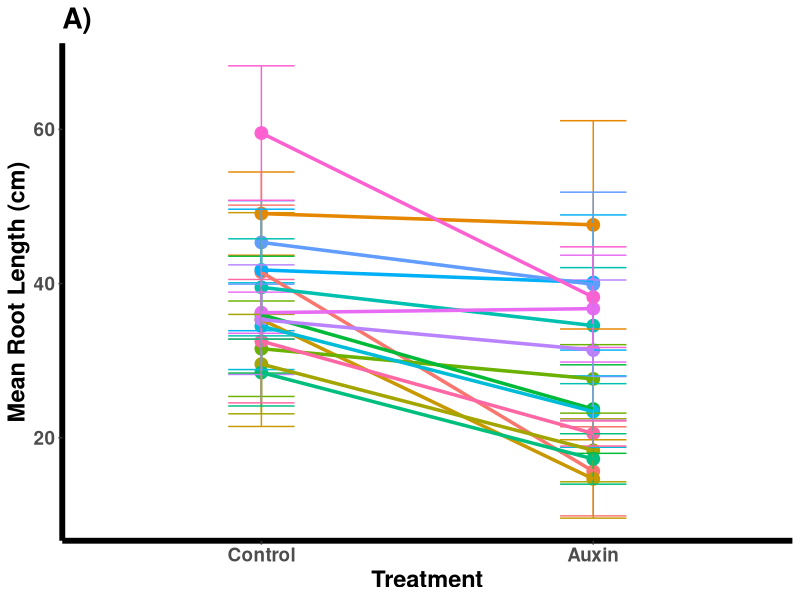
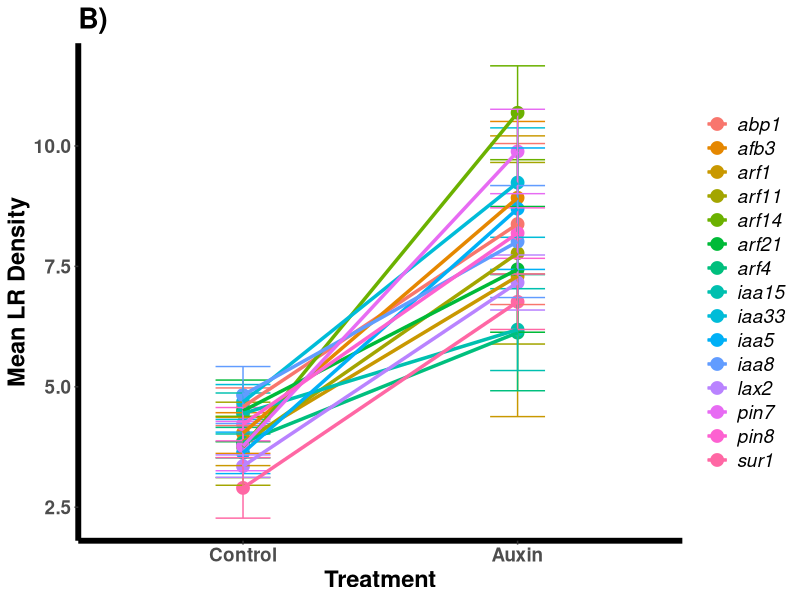

Write R code to recreate these figures, in order. (Note: this script raises an error after producing the figures.)
rm(list = ls(all = TRUE)) 

library(readr)
library(ggplot2)
library(dplyr)
library(tidyr)
library(stringr)
library(car)
library(lme4)
library(lmerTest)
library(gridExtra)

# Load data
df <- read.csv("./data/combined_data_clean.csv") 
df$mutant <- ifelse(is.na(df$PA.group), "N", "Y")

# Create new variables
df$LR.density <- ifelse(df$collection.time == "14d", (df$upper.LR.count + df$mid.LR.count + df$lower.LR.count) / df$primary.length, 
                        ifelse(df$collection.time =="21d", (df$mid.LR.count + df$lower.LR.count) / ((2/3)*df$primary.length), NA))
df$avg.fruit.length = (df$basal.fruit.length + df$mid.fruit.length + df$upper.fruit.length) / 3
df$fitness = df$avg.fruit.length * df$fruit.num

# Change collection time names
df$plant.age <- ifelse(df$collection.time == '14d', 14, ifelse(
  df$collection.time == '21d', 21, 44))

# Order PA.groups
df$PA.group <- as.factor(df$PA.group)
df$PA.group <- ordered(df$PA.group, levels = c('0', '1+2', '>2'))


# Figure 1 14d Mean Root Length & LR Density by Treatment -----------------
df$gene <- str_to_lower(df$gene)

Fig1A_sum <- df %>%
  filter(treatment != "promix") %>% filter(collection.time == "14d") %>%
  filter(gene != "phytometer") %>%
  group_by(treatment, gene) %>%
  summarise(mean_Length.cm. = mean(Length.cm., na.rm=T),
            Length.cm._sd = sd(Length.cm.,na.rm=T), Length.cm._samp = n()) %>%
  mutate(Length.cm..stderr = Length.cm._sd/sqrt(Length.cm._samp))

Fig1A <- Fig1A_sum %>% 
  ggplot(aes(x = treatment, y = mean_Length.cm., color = gene)) + geom_point(size = 4) +
  geom_errorbar((aes(ymin = mean_Length.cm. - Length.cm..stderr,
                     ymax = mean_Length.cm. + Length.cm..stderr)), width = .2) +
  stat_summary(aes(group = gene), geom = "line", fun.y = mean, size = 1.2) +
  scale_color_discrete(name = "Genotype") +
  ylab("Mean Root Length (cm)") +
  scale_x_discrete(labels = c('Control', "Auxin")) +
  theme_classic() +
  ggtitle("A)") +
  theme(legend.position = "none",
        text=element_text(size=17, face='bold'),
        legend.text=element_text(face="italic"),
        legend.title=element_blank(),
        axis.line = element_line(size=2)) + xlab("Treatment")

Fig1B_sum <- df %>%
  filter(treatment != "promix") %>% filter(collection.time == "14d") %>%
  filter(gene != "phytometer") %>%
  group_by(treatment, gene) %>%
  summarise(mean_LR.density = mean(LR.density, na.rm=T),
            LR.density_sd = sd(LR.density,na.rm=T), LR.density_samp = n()) %>%
  mutate(LR.density.stderr = LR.density_sd/sqrt(LR.density_samp))

Fig1B <- Fig1B_sum %>% 
  ggplot(aes(x = treatment, y = mean_LR.density, color = gene)) + geom_point(size = 4) +
  geom_errorbar((aes(ymin = mean_LR.density - LR.density.stderr,
                     ymax = mean_LR.density + LR.density.stderr)), width = .2) +
  stat_summary(aes(group = gene), geom = "line", fun.y = mean, size = 1.2) +
  scale_color_discrete(name = "Genotype") +
  ylab("Mean LR Density") +
  scale_x_discrete(labels = c('Control', "Auxin")) +
  theme_classic() +
  ggtitle("B)") +
  theme(legend.position = "right",
        text=element_text(size=17, face='bold'),
        legend.text=element_text(face="italic"),
        legend.title=element_blank(),
        axis.line = element_line(size=2)) + xlab("Treatment")

pdf(file = './figs/Figure1.pdf', height = 5, width = 10)
grid.arrange(Fig1A, Fig1B, nrow = 1, widths=c(1,1.25))
dev.off()

# Figure 2 14d Mean Root Length & Aboveground Mass by Treatment ------------

df$gene <- str_to_lower(df$gene)

Fig2C_sum <- df %>%
  filter(treatment != "promix") %>% filter(collection.time == "21d") %>%
  filter(gene != "phytometer") %>%
  group_by(treatment, gene) %>%
  summarise(mean_above.ground.mass.mg = mean(above.ground.mass.mg, na.rm=T),
            above.ground.mass.mg_sd = sd(above.ground.mass.mg,na.rm=T), above.ground.mass.mg_samp = n()) %>%
  mutate(above.ground.mass.mg.stderr = above.ground.mass.mg_sd/sqrt(above.ground.mass.mg_samp))

Fig2C <- Fig2C_sum %>% 
  ggplot(aes(x = treatment, y = mean_above.ground.mass.mg, color = gene)) + geom_point(size = 4) +
  geom_errorbar((aes(ymin = mean_above.ground.mass.mg - above.ground.mass.mg.stderr,
                     ymax = mean_above.ground.mass.mg + above.ground.mass.mg.stderr)), width = .2) +
  stat_summary(aes(group = gene), geom = "line", fun.y = mean, size = 1.2) +
  scale_color_discrete(name = "Genotype") +
  ylab("Mean Aboveground Mass (mg)") +
  scale_x_discrete(labels = c('Control', "Auxin")) +
  theme_classic() +
  ggtitle("A)") +
  theme(legend.position = "none",
        text=element_text(size=17, face='bold'),
        legend.text=element_text(face="italic"),
        legend.title=element_blank(),
        axis.line = element_line(size=2)) + xlab("Treatment")

Fig2D_sum <- df %>%
  filter(treatment != "promix") %>% filter(collection.time == "21d") %>%
  filter(gene != "phytometer") %>%
  group_by(treatment, gene) %>%
  summarise(mean_Length.cm. = mean(Length.cm., na.rm=T),
            Length.cm._sd = sd(Length.cm.,na.rm=T), Length.cm._samp = n()) %>%
  mutate(Length.cm..stderr = Length.cm._sd/sqrt(Length.cm._samp))

Fig2D <- Fig2D_sum %>% 
  ggplot(aes(x = treatment, y = mean_Length.cm., color = gene)) + geom_point(size = 4) +
  geom_errorbar((aes(ymin = mean_Length.cm. - Length.cm..stderr,
                     ymax = mean_Length.cm. + Length.cm..stderr)), width = .2) +
  stat_summary(aes(group = gene), geom = "line", fun.y = mean, size = 1.2) +
  scale_color_discrete(name = "Genotype") +
  ylab("Mean Root Length (cm)") +
  scale_x_discrete(labels = c('Control', "Auxin")) +
  theme_classic() +
  ggtitle("B)") +
  theme(legend.position = "right",
        text=element_text(size=17, face='bold'),
        legend.text=element_text(face="italic"),
        legend.title=element_blank(),
        axis.line = element_line(size=2)) + xlab("Treatment")

pdf(file = './figs/Figure2.pdf', height = 5, width = 10)
grid.arrange(Fig2C, Fig2D, nrow = 1, widths=c(1,1.25))
dev.off()

# Figure 3 Mature Mean Root Length & Days to Flower by Treatment ------------

# Get gene names
temp <- df %>% filter(collection.time == "14d" & gene != "phytometer") %>%
  count(gene, locus_capt)
temp$mutant_gene <- temp$gene
df <- temp %>% select(mutant_gene, locus_capt) %>% right_join(df)
df$gene <- df$mutant_gene

Fig3E_sum <- df %>%
  filter(treatment != "promix") %>% filter(collection.time == "fruit") %>%
  filter(gene != "phytometer") %>%
  group_by(treatment, gene) %>%
  summarise(mean_day.to.flower = mean(day.to.flower, na.rm=T),
            day.to.flower_sd = sd(day.to.flower,na.rm=T), day.to.flower_samp = n()) %>%
  mutate(day.to.flower.stderr = day.to.flower_sd/sqrt(day.to.flower_samp))
Fig3E_sum$gene <- str_to_lower(Fig3E_sum$gene)

Fig3E <- Fig3E_sum %>% 
  ggplot(aes(x = treatment, y = mean_day.to.flower, color = gene)) + geom_point(size = 4) +
  geom_errorbar((aes(ymin = mean_day.to.flower - day.to.flower.stderr,
                     ymax = mean_day.to.flower + day.to.flower.stderr)), width = .2) +
  stat_summary(aes(group = gene), geom = "line", fun.y = mean, size = 1.2) +
  scale_color_discrete(name = "Genotype") +
  ylab("Mean Days to Flower") +
  scale_x_discrete(labels = c('Control', "Auxin")) +
  theme_classic() +
  ggtitle("A)") +
  theme(legend.position = "none",
        text=element_text(size=17, face='bold'),
        legend.text=element_text(face="italic"),
        legend.title=element_blank(),
        axis.line = element_line(size=2)) + xlab("Treatment")

Fig3F_sum <- df %>%
  filter(treatment != "promix") %>% filter(collection.time == "fruit") %>%
  filter(gene != "phytometer") %>%
  group_by(treatment, gene) %>%
  summarise(mean_Length.cm. = mean(Length.cm., na.rm=T),
            Length.cm._sd = sd(Length.cm.,na.rm=T), Length.cm._samp = n()) %>%
  mutate(Length.cm..stderr = Length.cm._sd/sqrt(Length.cm._samp))
Fig3F_sum$gene <- str_to_lower(Fig3F_sum$gene)

Fig3F <- Fig3F_sum %>% 
  ggplot(aes(x = treatment, y = mean_Length.cm., color = gene)) + geom_point(size = 4) +
  geom_errorbar((aes(ymin = mean_Length.cm. - Length.cm..stderr,
                     ymax = mean_Length.cm. + Length.cm..stderr)), width = .2) +
  stat_summary(aes(group = gene), geom = "line", fun.y = mean, size = 1.2) +
  scale_color_discrete(name = "Genotype") +
  ylab("Mean Root Length (cm)") +
  scale_x_discrete(labels = c('Control', "Auxin")) +
  theme_classic() +
  ggtitle("B)") +
  theme(legend.position = "right",
        text=element_text(size=17, face='bold'),
        legend.text=element_text(face="italic"),
        legend.title=element_blank(),
        axis.line = element_line(size=2)) + xlab("Treatment")

pdf(file = './figs/Figure3.pdf', height = 5, width = 10)
grid.arrange(Fig3E, Fig3F, nrow = 1, widths=c(1,1.25))
dev.off()

# Figure 4 Plant Phenology by Treatment ------------------------------------------

pheno <- df %>% filter(treatment != 'promix') %>% filter(plant.age == 44) %>%
  select(treatment, germination.day, day.to.bolt, day.to.flower, day.to.mature)

pheno_long <- gather(pheno, phase, day, germination.day:day.to.mature, factor_key = TRUE)
pheno_long$phase <- ifelse(pheno_long$phase == "germination.day", 'germination',
                           ifelse(pheno_long$phase == "day.to.bolt", 'bolting',
                                  ifelse(pheno_long$phase == 'day.to.flower', 'flowering', 'fruiting')))

sumstats_pheno <- pheno_long  %>%
  group_by(treatment, phase) %>%
  summarise(mean_day = mean(day, na.rm=T),
            day_sd = sd(day,na.rm=T), day_samp = n()) %>%
  mutate(day.stderr = day_sd/sqrt(day_samp))

sumstats_pheno$phase <- factor(sumstats_pheno$phase, levels = c('germination', 'bolting', 'flowering', 'fruiting'))

# plot time line

pheno_1 <- sumstats_pheno %>% ggplot(aes(x = mean_day, y = treatment, color = phase)) + geom_point(size = 6) +
  scale_y_discrete(labels = c('Control', "Auxin")) +
  scale_color_discrete("Event:") +
  theme_classic() +
  theme(legend.position = "top",
        text=element_text(size=20, face='bold'),
        axis.line = element_line(size=2))+
  xlab('Day') + ylab('Treatment')

# plot fruit.num boxplot

pheno_2 <- df %>% filter(treatment != 'promix') %>% filter(plant.age == 44) %>%
  ggplot(aes(x = treatment, y = fitness)) + geom_boxplot(lwd = 1.25) +
  scale_x_discrete(labels = c('Control', "Auxin")) +
  theme_classic() +
  ggtitle("") +
  xlab('Treatment') + ylab('Fitness') +
  theme(axis.text.y = element_blank(),
        axis.ticks.y = element_blank(),
        axis.title.y = element_blank(),
        axis.line.y = element_blank(),
        text=element_text(size=20, face='bold'),
        axis.line = element_line(size=2)) +
  coord_flip()

# add together

pdf(file = './figs/Figure4.pdf', height = 5, width = 10)
grid.arrange(pheno_1, pheno_2, nrow = 1, widths=c(2.75,1))
dev.off()

# Figure 5 Flowering time of ARF and IAA gene families --------------------

Fig5_iaa <- df %>% filter(treatment != "promix") %>% filter(collection.time == "fruit") %>%
  filter(grepl('iaa', gene)) %>% mutate(family="IAA")
Fig5_arf <- df %>% filter(treatment != "promix") %>% filter(collection.time == "fruit") %>%
  filter(grepl('arf', gene)) %>% mutate(family="ARF")
Fig5_df <- bind_rows(Fig5_arf, Fig5_iaa)

Fig5_sum <- Fig5_df %>%
  group_by(treatment, family) %>%
  summarise(mean_day.to.flower = mean(day.to.flower, na.rm=T),
            day.to.flower_sd = sd(day.to.flower,na.rm=T), day.to.flower_samp = n()) %>%
  mutate(day.to.flower.stderr = day.to.flower_sd/sqrt(day.to.flower_samp))

Fig5 <- Fig5_sum %>% 
  ggplot(aes(x = treatment, y = mean_day.to.flower, color = family)) +
  geom_errorbar((aes(ymin = mean_day.to.flower - day.to.flower.stderr,
                     ymax = mean_day.to.flower + day.to.flower.stderr)), width = .2) +
  stat_summary(aes(group = family), geom = "line", fun.y = mean, size = 1.2) +
  geom_point(size = 4) +
  scale_color_discrete(name = "Genotype") +
  ylab("Mean Days to Flower") +
  scale_x_discrete(labels = c('Control', "Auxin")) +
  scale_color_manual(values = c("black", "grey"))+
  theme_classic() +
  theme(legend.position = "right",
        text=element_text(size=17, face='bold'),
        legend.text=element_text(face="italic"),
        legend.title=element_blank(),
        axis.line = element_line(size=2)) + xlab("Treatment")

pdf(file = './figs/Figure5.pdf', height = 5, width = 5)
Fig5
dev.off()

# Figure 6 LR Density Across Seedlings by Treatment -----------------------

# Redefine LR.Density to compare across stages
df$LR.density <- ifelse(df$collection.time == "14d", (df$mid.LR.count + df$lower.LR.count) / ((2/3)*df$primary.length),
                        ifelse(df$collection.time =="21d", (df$mid.LR.count + df$lower.LR.count) / ((2/3)*df$primary.length), NA))

df$mutant <- ifelse(df$insert.location == "phytometer", "N", "Y")
df$gene <- str_to_lower(df$gene)

Fig6_scaled <- df %>% filter(collection.time != "fruit") %>%
  group_by(collection.time, treatment)%>%
  mutate(scaled_LR.density=scale(LR.density))

Fig6 <- Fig6_scaled %>%
  filter(treatment != "promix") %>%
  group_by(mutant,plant.age, treatment, Stock_number,gene) %>%
  summarise(mean_scaled_LR.density = mean(scaled_LR.density, na.rm=T),
            scaled_LR.density_sd = sd(scaled_LR.density,na.rm=T), scaled_LR.density_samp = n()) %>%
  mutate(scaled_LR.density.stderr = scaled_LR.density_sd/sqrt(scaled_LR.density_samp))

Fig6$gene <- str_to_lower(Fig6$gene)
Fig6$gene <- ifelse(is.na(Fig6$gene), Fig6$Stock_number, Fig6$gene)

Fig6$treatment <- factor(Fig6$treatment, levels = c('control', 'IAA'),
                        labels = c("Control", "Auxin"))

Fig6 <- Fig6 %>%
  ggplot(aes(x = plant.age, y = mean_scaled_LR.density, color = gene)) + geom_point(size = 4) +
  facet_wrap(~ treatment) +
  geom_errorbar((aes(ymin = mean_scaled_LR.density - scaled_LR.density.stderr,
                     ymax = mean_scaled_LR.density + scaled_LR.density.stderr)), width = 1) +
  stat_summary(aes(group = Stock_number, linetype = mutant), geom = "line", fun.y = mean, size = 1.2) +
  scale_linetype_manual(values=c(1, 5)) +
  scale_x_continuous(breaks=c(14,21)) +
  ylab("Mean Scaled LR Density") +
  theme_classic() +
  theme(legend.position = "right",
        text=element_text(size=17, face='bold'),
        legend.text=element_text(face="italic"),
        legend.title=element_blank(),
        axis.line = element_line(size=2)) + xlab("Plant Age (Days)") +
  guides(linetype = FALSE)

pdf(file = './figs/Figure6.pdf', height = 5, width = 10)
Fig6
dev.off()

# Figure 7 Belowground Mass Across Stages by Treatment ----------------------

Fig7_scaled <- df %>%
  group_by(collection.time, treatment)%>%
  mutate(scaled_below.ground.mass.mg=scale(below.ground.mass.mg))

Fig7 <- Fig7_scaled %>%
  filter(treatment != "promix") %>%
  group_by(mutant,plant.age, treatment, Stock_number,gene) %>%
  summarise(mean_scaled_below.ground.mass.mg = mean(scaled_below.ground.mass.mg, na.rm=T),
            scaled_below.ground.mass.mg_sd = sd(scaled_below.ground.mass.mg,na.rm=T), scaled_below.ground.mass.mg_samp = n()) %>%
  mutate(scaled_below.ground.mass.mg.stderr = scaled_below.ground.mass.mg_sd/sqrt(scaled_below.ground.mass.mg_samp))

Fig7$gene <- ifelse(is.na(Fig7$gene), Fig7$Stock_number, Fig7$gene)
Fig7$mutant <- ifelse(is.na(Fig7$mutant), "N", Fig7$mutant)

# replace values in sumstats table for plant age to be accurate for both treat

Fig7$plant.age <- ifelse(Fig7$plant.age == 44 &
                            Fig7$treatment == "IAA",
                          47, ifelse(
                            Fig7$plant.age == 44 &
                              Fig7$treatment == "control",
                            44.5,Fig7$plant.age  
                          )
)

Fig7$treatment <- factor(Fig7$treatment, levels = c('control', 'IAA'),
                          labels = c("Control", "Auxin"))

Fig7 <- Fig7 %>%
  ggplot(aes(x = plant.age, y = mean_scaled_below.ground.mass.mg, color = gene)) +
  geom_point(size = 4) +
  facet_wrap(~ treatment) +
  geom_errorbar((aes(ymin = mean_scaled_below.ground.mass.mg - scaled_below.ground.mass.mg.stderr,
                     ymax = mean_scaled_below.ground.mass.mg + scaled_below.ground.mass.mg.stderr)), width = 1) +
  stat_summary(aes(group = Stock_number, linetype = mutant), geom = "line", fun.y = mean, size = 1.2) +
  scale_linetype_manual(values=c(1,6)) +
  scale_x_continuous(breaks=c(14,21,44, 47)) +
  ylab("Mean Scaled Belowground Mass") +
  theme_classic() +
  theme(legend.position = "right",
        text=element_text(size=17, face='bold'),
        legend.text=element_text(face="italic"),
        legend.title=element_blank(),
        axis.line = element_line(size=2)) + xlab("Plant Age (Days)")+
  guides(linetype = FALSE)

pdf(file = './figs/Figure7.pdf', height = 5, width = 10)
Fig7
dev.off()

# Figure 8 Root Length Across Stages by Treatment --------------------------

Fig8_scaled <- df %>%
  group_by(collection.time, treatment)%>%
  mutate(scaled_Length.cm.=scale(Length.cm.))

Fig8 <- Fig8_scaled %>%
  filter(treatment != "promix") %>%
  group_by(mutant,plant.age, treatment, Stock_number, gene) %>%
  summarise(mean_scaled_Length.cm. = mean(scaled_Length.cm., na.rm=T),
            scaled_Length.cm._sd = sd(scaled_Length.cm.,na.rm=T), scaled_Length.cm._samp = n()) %>%
  mutate(scaled_Length.cm..stderr = scaled_Length.cm._sd/sqrt(scaled_Length.cm._samp))

# replace values in sumstats table

Fig8$plant.age <- ifelse(Fig8$plant.age == 44 &
                          Fig8$treatment == "IAA",
                        47, ifelse(
                          Fig8$plant.age == 44 &
                            Fig8$treatment == "control",
                          44.5,Fig8$plant.age  
                        )
)

Fig8$treatment <- factor(Fig8$treatment, levels = c('control', 'IAA'),
                        labels = c("Control", "Auxin"))

Fig8$gene <- ifelse(is.na(Fig8$gene), Fig8$Stock_number, Fig8$gene)
Fig8$mutant <- ifelse(is.na(Fig8$mutant), "N", Fig8$mutant)

Fig8 <- Fig8 %>%
  ggplot(aes(x = plant.age, y = mean_scaled_Length.cm., color = gene)) +
  geom_point(size = 4) +
  facet_wrap(~ treatment) +
  geom_errorbar((aes(ymin = mean_scaled_Length.cm. - scaled_Length.cm..stderr,
                     ymax = mean_scaled_Length.cm. + scaled_Length.cm..stderr)), width = 1) +
  stat_summary(aes(group = Stock_number, linetype = mutant), geom = "line", fun.y = mean, size = 1.2) +
  scale_linetype_manual(values=c(1,6)) +
  scale_x_continuous(breaks=c(14,21,44, 47)) +
  ylab("Mean Scaled Root Length") +
  theme_classic() +
  theme(legend.position = "right",
        text=element_text(size=17, face='bold'),
        legend.text=element_text(face="italic"),
        legend.title=element_blank(),
        axis.line = element_line(size=2)) + xlab("Plant Age (Days)") +
  guides(linetype = FALSE)

pdf(file = './figs/Figure8.pdf', height = 5, width = 10)
Fig8
dev.off()

# Figure 9 Root Length by PA.group by Stage by Treatment -----------------------

sumstats_dev_treat__group <- df %>% filter(PA.group == '0' | PA.group == '1+2' | PA.group == '>2') %>% 
  filter(treatment != "promix") %>%
  group_by(plant.age, treatment, PA.group) %>%
  summarise(mean_Length.cm. = mean(Length.cm., na.rm=T),
            Length.cm._sd = sd(Length.cm.,na.rm=T), Length.cm._samp = n(),
            mean_above.ground.mass.mg = mean(above.ground.mass.mg, na.rm=T),
            above.ground.mass.mg_sd = sd(above.ground.mass.mg,na.rm=T), above.ground.mass.mg_samp = n(),
            mean_below.ground.mass.mg = mean(below.ground.mass.mg, na.rm=T),
            below.ground.mass.mg_sd = sd(below.ground.mass.mg,na.rm=T), below.ground.mass.mg_samp = n(),
            mean_LR.density = mean(LR.density, na.rm=T),
            LR.density_sd = sd(LR.density,na.rm=T), LR.density_samp = n()) %>%
  mutate(Length.cm..stderr = Length.cm._sd/sqrt(Length.cm._samp)) %>%
  mutate(above.ground.mass.mg.stderr = above.ground.mass.mg_sd/sqrt(above.ground.mass.mg_samp)) %>%
  mutate(below.ground.mass.mg.stderr = below.ground.mass.mg_sd/sqrt(below.ground.mass.mg_samp)) %>%
  mutate(LR.density.stderr = LR.density_sd/sqrt(LR.density_samp)) 

# need to change plant.age means to match treatment (control and IAA differ)

# determine means

day.to.mature_means <- df %>% filter(mutant == 'Y') %>% filter(treatment != "promix") %>%
  group_by(treatment) %>%
  summarise(mean_day.to.mature = mean(day.to.mature, na.rm=T),
            day.to.mature_sd = sd(day.to.mature,na.rm=T), day.to.mature_samp = n()) %>%
  mutate(day.to.mature.stderr = day.to.mature_sd/day.to.mature_samp) 

# replace values in sumstats table

sumstats_dev_treat__group$plant.age <- ifelse(sumstats_dev_treat__group$plant.age == 44 &
                                                sumstats_dev_treat__group$treatment == "IAA",
                                              47, ifelse(
                                                sumstats_dev_treat__group$plant.age == 44 &
                                                  sumstats_dev_treat__group$treatment == "control",
                                                44.5,sumstats_dev_treat__group$plant.age  
                                              )
)

# plot

# Create new treatment labels

sumstats_dev_treat__group$treatment <- factor(sumstats_dev_treat__group$treatment, levels = c('control', 'IAA'),
                                              labels = c("Control", "Auxin"))

p1 <- sumstats_dev_treat__group %>% 
  ggplot(aes(x = plant.age, y = mean_Length.cm., color = PA.group)) + geom_point(size = 4) +
  facet_wrap(~ treatment) +
  scale_color_discrete("APA Group:") +
  scale_color_brewer(palette = 'Dark2') +
  geom_errorbar((aes(ymin = mean_Length.cm. - Length.cm..stderr,
                     ymax = mean_Length.cm. + Length.cm..stderr)), width = 1) +
  stat_summary(aes(group = PA.group), geom = "line", fun.y = mean, size = 2) +
  ylab("Mean Root Length (cm)") +
  theme_classic() +
  theme(legend.position = "top",
        text=element_text(size=20, face='bold'),
        axis.line = element_line(size=2)) + xlab("Plant Age (Days)")


# plot boxplot to be flipped and pasted on the side

p2 <- df %>% filter(treatment != 'promix') %>% filter(PA.group == '0' | PA.group == '1+2' | PA.group == '>2') %>%
  filter(plant.age == 44) %>%
  ggplot(aes(y = Length.cm., x = treatment)) + geom_boxplot(lwd=1.25) + 
  coord_cartesian(ylim = c(30,450)) +
  stat_summary(fun.y=mean, geom='point', shape=19, size=5, color="black", fill='black')+
  scale_x_discrete(labels = c('Control', "Auxin")) +
  theme_classic() +
  xlab('Treatment') + ylab('') +
  ggtitle("Mature") +
  theme(axis.text.y = element_blank(),
        axis.ticks.y = element_blank(),
        axis.title.y = element_blank(),
        axis.line.y = element_blank(),
        text=element_text(size=20, face='bold'),
        axis.line = element_line(size=2))

pdf(file = './figs/Figure9.pdf', height = 10, width = 15)
grid.arrange(p1, p2, nrow = 1, widths=c(5,1))
dev.off()

# Figure 10 Histograms to show NAT vs SALK mutant variation -------------------------
library(scales)

df$Line = ifelse(is.na(df$PA.group), "Natural Accession", "Insert Mutant")

R1 <- df %>% filter(treatment == 'IAA') %>% filter(collection.time == "14d") %>% 
  ggplot(aes(x=Length.cm., fill=Line, color=Line)) +
  geom_histogram(alpha=.6) +
  theme_classic() +
  ggtitle("") +
  xlab('') + ylab('Count') +
  scale_y_continuous(labels = scales::number_format(accuracy = 0.1)) +
  theme(legend.position = 'none',
        text=element_text(size=10, face='bold'),
        axis.line = element_line(size=1)) 

R2 <- df %>% filter(treatment == 'IAA') %>% filter(collection.time == "21d") %>% 
  ggplot(aes(x=Length.cm., fill=Line, color=Line)) +
  geom_histogram(alpha=.6) +
  theme_classic() +
  ggtitle("") +
  xlab('Root Length (cm)') + ylab('Count') +
  scale_y_continuous(labels = scales::number_format(accuracy = 0.1)) +
  theme(legend.position = 'none',
        text=element_text(size=10, face='bold'),
        axis.title.y = element_blank(),
        axis.line = element_line(size=1))

R3 <- df %>% filter(treatment == 'IAA') %>% filter(collection.time == "fruit") %>% 
  ggplot(aes(x=Length.cm., fill=Line, color=Line)) +
  geom_histogram(alpha=.6) +
  theme_classic() +
  ggtitle("") +
  xlab('') + ylab('Count') +
  scale_y_continuous(labels = scales::number_format(accuracy = 0.1)) +
  theme(legend.position = 'none',
        text=element_text(size=10, face='bold'),
        axis.title.y = element_blank(),
        axis.line = element_line(size=1)) 

B1 <- df %>% filter(treatment == 'IAA') %>% filter(collection.time == "14d") %>% 
  ggplot(aes(x=below.ground.mass.mg, fill=Line, color=Line)) +
  geom_histogram(alpha=.6) +
  theme_classic() +
  ggtitle("") +
  xlab('') + ylab('Count') +
  scale_y_continuous(labels = scales::number_format(accuracy = 0.1)) +
  theme(legend.position = 'none',
        text=element_text(size=10, face='bold'),
        axis.line = element_line(size=1)) 

B2 <- df %>% filter(treatment == 'IAA') %>% filter(collection.time == "21d") %>% 
  ggplot(aes(x=below.ground.mass.mg, fill=Line, color=Line)) +
  geom_histogram(alpha=.6) +
  theme_classic() +
  ggtitle("") +
  xlab('Below Mass (mg)') + ylab('Count') +
  scale_y_continuous(labels = scales::number_format(accuracy = 0.1)) +
  theme(legend.position = 'none',
        text=element_text(size=10, face='bold'),
        axis.title.y = element_blank(),
        axis.line = element_line(size=1))


B3 <- df %>% filter(treatment == 'IAA') %>% filter(collection.time == "fruit") %>% 
  ggplot(aes(x=below.ground.mass.mg, fill=Line, color=Line)) +
  geom_histogram(alpha=.6) +
  theme_classic() +
  ggtitle("") +
  xlab('') + ylab('Count') +
  scale_y_continuous(labels = scales::number_format(accuracy = 0.1)) +
  theme(legend.position = 'none',
        text=element_text(size=10, face='bold'),
        axis.title.y = element_blank(),
        axis.line = element_line(size=1)) 

A1 <- df %>% filter(treatment == 'IAA') %>% filter(collection.time == "14d") %>% 
  ggplot(aes(x=above.ground.mass.mg, fill=Line, color=Line)) +
  geom_histogram(alpha=.6) +
  theme_classic() +
  ggtitle("") +
  xlab('') + ylab('Count') +
  scale_y_continuous(labels = scales::number_format(accuracy = 0.1)) +
  theme(legend.position = 'none',
        text=element_text(size=10, face='bold'),
        axis.line = element_line(size=1)) 

A2 <- df %>% filter(treatment == 'IAA') %>% filter(collection.time == "21d") %>% 
  ggplot(aes(x=above.ground.mass.mg, fill=Line, color=Line)) +
  geom_histogram(alpha=.6) +
  theme_classic() +
  ggtitle("") +
  xlab('Above Mass (mg)') + ylab('Count') +
  scale_y_continuous(labels = scales::number_format(accuracy = 0.1)) +
  theme(legend.position = 'none',
        text=element_text(size=10, face='bold'),
        axis.title.y = element_blank(),
        axis.line = element_line(size=1))


A3 <- df %>% filter(treatment == 'IAA') %>% filter(collection.time == "fruit") %>% 
  ggplot(aes(x=above.ground.mass.mg, fill=Line, color=Line)) +
  geom_histogram(alpha=.6) +
  theme_classic() +
  ggtitle("") +
  xlab('') + ylab('Count') +
  scale_y_continuous(labels = scales::number_format(accuracy = 0.1)) +
  theme(legend.position = 'none',
        text=element_text(size=10, face='bold'),
        axis.title.y = element_blank(),
        axis.line = element_line(size=1)) 

CR1 <- df %>% filter(treatment == 'control') %>% filter(collection.time == "14d") %>% 
  ggplot(aes(x=Length.cm., fill=Line, color=Line)) +
  geom_histogram(alpha=.6) +
  theme_classic() +
  ggtitle("") +
  xlab('') + ylab('Count') +
  scale_y_continuous(labels = scales::number_format(accuracy = 0.1)) +
  theme(legend.position = 'none',
        text=element_text(size=10, face='bold'),
        axis.line = element_line(size=1)) 

CR2 <- df %>% filter(treatment == 'control') %>% filter(collection.time == "21d") %>% 
  ggplot(aes(x=Length.cm., fill=Line, color=Line)) +
  geom_histogram(alpha=.6) +
  theme_classic() +
  ggtitle("") +
  xlab('Root Length (cm)') + ylab('Count') +
  scale_y_continuous(labels = scales::number_format(accuracy = 0.1)) +
  theme(legend.position = 'none',
        text=element_text(size=10, face='bold'),
        axis.title.y = element_blank(),
        axis.line = element_line(size=1))

CR3 <- df %>% filter(treatment == 'control') %>% filter(collection.time == "fruit") %>% 
  ggplot(aes(x=Length.cm., fill=Line, color=Line)) +
  geom_histogram(alpha=.6) +
  theme_classic() +
  ggtitle("") +
  xlab('') + ylab('Count') +
  scale_y_continuous(labels = scales::number_format(accuracy = 0.1)) +
  theme(legend.position = 'none',
        text=element_text(size=10, face='bold'),
        axis.title.y = element_blank(),
        axis.line = element_line(size=1)) 

CB1 <- df %>% filter(treatment == 'control') %>% filter(collection.time == "14d") %>% 
  ggplot(aes(x=below.ground.mass.mg, fill=Line, color=Line)) +
  geom_histogram(alpha=.6) +
  theme_classic() +
  ggtitle("") +
  xlab('') + ylab('Count') +
  scale_y_continuous(labels = scales::number_format(accuracy = 0.1)) +
  theme(legend.position = 'none',
        text=element_text(size=10, face='bold'),
        axis.line = element_line(size=1)) 

CB2 <- df %>% filter(treatment == 'control') %>% filter(collection.time == "21d") %>% 
  ggplot(aes(x=below.ground.mass.mg, fill=Line, color=Line)) +
  geom_histogram(alpha=.6) +
  theme_classic() +
  ggtitle("") +
  xlab('Below Mass (mg)') + ylab('Count') +
  scale_y_continuous(labels = scales::number_format(accuracy = 0.1)) +
  theme(legend.position = 'none',
        text=element_text(size=10, face='bold'),
        axis.title.y = element_blank(),
        axis.line = element_line(size=1))


CB3 <- df %>% filter(treatment == 'control') %>% filter(collection.time == "fruit") %>% 
  ggplot(aes(x=below.ground.mass.mg, fill=Line, color=Line)) +
  geom_histogram(alpha=.6) +
  theme_classic() +
  ggtitle("") +
  xlab('') + ylab('Count') +
  scale_y_continuous(labels = scales::number_format(accuracy = 0.1)) +
  theme(legend.position = 'none',
        text=element_text(size=10, face='bold'),
        axis.title.y = element_blank(),
        axis.line = element_line(size=1)) 

CA1 <- df %>% filter(treatment == 'control') %>% filter(collection.time == "14d") %>% 
  ggplot(aes(x=above.ground.mass.mg, fill=Line, color=Line)) +
  geom_histogram(alpha=.6) +
  theme_classic() +
  ggtitle("") +
  xlab('') + ylab('Count') +
  scale_y_continuous(labels = scales::number_format(accuracy = 0.1)) +
  theme(legend.position = 'none',
        text=element_text(size=10, face='bold'),
        axis.line = element_line(size=1)) 

CA2 <- df %>% filter(treatment == 'control') %>% filter(collection.time == "21d") %>% 
  ggplot(aes(x=above.ground.mass.mg, fill=Line, color=Line)) +
  geom_histogram(alpha=.6) +
  theme_classic() +
  ggtitle("") +
  xlab('Above Mass (mg)') + ylab('Count') +
  scale_y_continuous(labels = scales::number_format(accuracy = 0.1)) +
  theme(legend.position = 'none',
        text=element_text(size=10, face='bold'),
        axis.title.y = element_blank(),
        axis.line = element_line(size=1))


CA3 <- df %>% filter(treatment == 'control') %>% filter(collection.time == "fruit") %>% 
  ggplot(aes(x=above.ground.mass.mg, fill=Line, color=Line)) +
  geom_histogram(alpha=.6) +
  theme_classic() +
  ggtitle("") +
  xlab('') + ylab('Count') +
  scale_y_continuous(labels = scales::number_format(accuracy = 0.1)) +
  theme(legend.position = 'none',
        text=element_text(size=10, face='bold'),
        axis.title.y = element_blank(),
        axis.line = element_line(size=1)) 

# IAA treatment

Fig10a <- grid.arrange(R1, R2, R3, B1, B2, B3, A1, A2, A3, ncol = 3, widths=c(1.08,1,1))

# Control treatment

Fig10b <- grid.arrange(CR1, CR2, CR3, CB1, CB2, CB3, CA1, CA2, CA3, ncol = 3, widths=c(1.08,1,1))

pdf(file = './figs/Figure10.pdf', height = 6.5, width = 10)
grid.arrange(Fig10b, Fig10a, ncol = 2)
dev.off()

# Levene's testing --------------------------------------------------------

early.IAA <- df %>% filter(treatment == 'IAA' & plant.age == 14)
early.control <- df %>% filter(treatment == 'control' & plant.age == 14)

early.IAA.Length.cm. = leveneTest(Length.cm. ~ Line, early.IAA)
early.IAA.Length.cm.
early.IAA.below.ground.mass.mg = leveneTest(below.ground.mass.mg ~ Line, early.IAA)
early.IAA.below.ground.mass.mg
early.IAA.above.ground.mass.mg = leveneTest(above.ground.mass.mg ~ Line, early.IAA)
early.IAA.above.ground.mass.mg

early.control.Length.cm. = leveneTest(Length.cm. ~ Line, early.control)
early.control.Length.cm.
early.control.below.ground.mass.mg = leveneTest(below.ground.mass.mg ~ Line, early.control)
early.control.below.ground.mass.mg
early.control.above.ground.mass.mg = leveneTest(above.ground.mass.mg ~ Line, early.control)
early.control.above.ground.mass.mg

late.IAA <- df %>% filter(treatment == 'IAA' & plant.age == 21)
late.control <- df %>% filter(treatment == 'control' & plant.age == 21)

late.IAA.Length.cm. = leveneTest(Length.cm. ~ Line, late.IAA)
late.IAA.Length.cm.
late.IAA.below.ground.mass.mg = leveneTest(below.ground.mass.mg ~ Line, late.IAA)
late.IAA.below.ground.mass.mg
late.IAA.above.ground.mass.mg = leveneTest(above.ground.mass.mg ~ Line, late.IAA)
late.IAA.above.ground.mass.mg

late.control.Length.cm. = leveneTest(Length.cm. ~ Line, late.control)
late.control.Length.cm.
late.control.below.ground.mass.mg = leveneTest(below.ground.mass.mg ~ Line, late.control)
late.control.below.ground.mass.mg
late.control.above.ground.mass.mg = leveneTest(above.ground.mass.mg ~ Line, late.control)
late.control.above.ground.mass.mg

mature.IAA <- df %>% filter(treatment == 'IAA' & collection.time == 'fruit')
mature.control <- df %>% filter(treatment == 'control' & collection.time == 'fruit')

mature.IAA.Length.cm. = leveneTest(Length.cm. ~ Line, mature.IAA)
mature.IAA.Length.cm.
mature.IAA.below.ground.mass.mg = leveneTest(below.ground.mass.mg ~ Line, mature.IAA)
mature.IAA.below.ground.mass.mg
mature.IAA.above.ground.mass.mg = leveneTest(above.ground.mass.mg ~ Line, mature.IAA)
mature.IAA.above.ground.mass.mg

mature.control.Length.cm. = leveneTest(Length.cm. ~ Line, mature.control)
mature.control.Length.cm.
mature.control.below.ground.mass.mg = leveneTest(below.ground.mass.mg ~ Line, mature.control)
mature.control.below.ground.mass.mg
mature.control.above.ground.mass.mg = leveneTest(above.ground.mass.mg ~ Line, mature.control)
mature.control.above.ground.mass.mg
